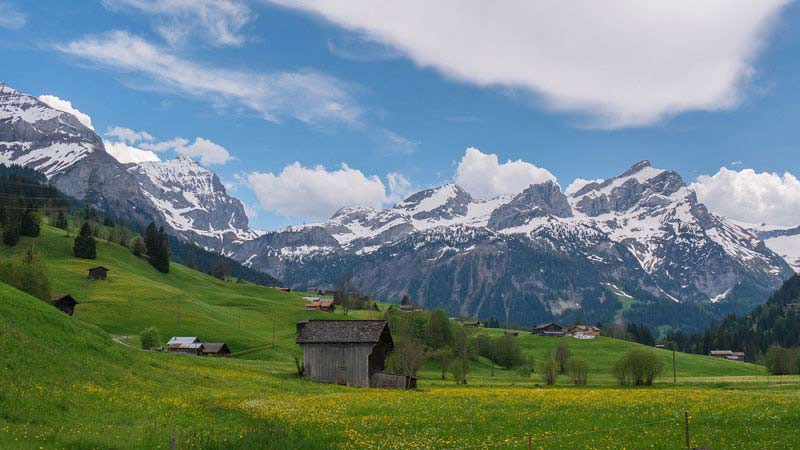
#> input picture landshaft-bernskikh-alp-v-yasniy-den_thumb.jpg, 800 x 450 px
$ python main.py
#> lines starting #> are read from the running program, lines starting #| are printed output that depends on the picture
import cv2
import logging


def computation_tile(height_map, machine_loc, tile_size=(50, 50)):

    """

    :param height_map: np array
    :param machine_loc: loc of machine in (y, x) format
    :param tile_size: tile size
    :return: tile include machine
    """

    logging.basicConfig(level=logging.INFO)

    tile_position = (machine_loc[0] - tile_size[0] // 2, machine_loc[1] - tile_size[1] // 2)  # top left coord

    new_position = list(tile_position)

    if tile_position[0] < 0 and tile_position[1] < 0:

        new_position[0] = 0
        new_position[1] = 0

        logging.info("top left of tile {}".format(new_position))

        return height_map[new_position[0]: new_position[0] + tile_size[0],
                          new_position[1]: new_position[1] + tile_size[1]]

    if tile_position[0] < 0:
        new_position[0] = 0

    if tile_position[1] < 0:
        new_position[1] = 0

    if tile_position[0] > height_map.shape[0] - tile_size[0] // 2 and \
            tile_position[1] > height_map.shape[1] - tile_size[1] // 2:

        new_position[0] = height_map.shape[0] - tile_size[0]
        new_position[1] = height_map.shape[1] - tile_size[1]

        logging.info("top left of tile {}".format(new_position))

        return height_map[new_position[0]: new_position[0] + tile_size[0] // 2,
                          new_position[1]: new_position[1] + tile_size[1] // 2]

    if tile_position[0] > height_map.shape[0] - tile_size[0]:
        new_position[0] = height_map.shape[0] - tile_size[0]

    if tile_position[1] > height_map.shape[1] - tile_size[1]:
        new_position[1] = height_map.shape[1] - tile_size[1]

    logging.info("top left of tile {}".format(new_position))

    tile = height_map[new_position[0]: new_position[0] + tile_size[0],
                      new_position[1]: new_position[1] + tile_size[1]]

    return tile


if __name__ == '__main__':
    map_size_h = 100
    map_size_w = 100
    image = cv2.imread("landshaft-bernskikh-alp-v-yasniy-den_thumb.jpg", 0)
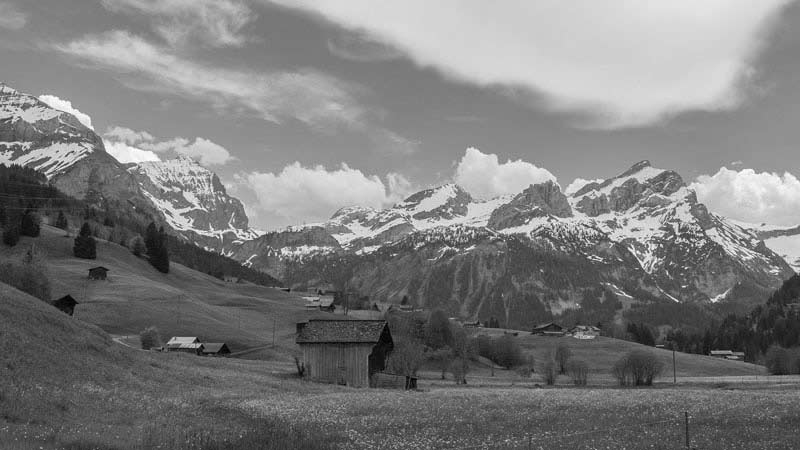
#> image: shape (450, 800); min 0, max 255, mean 124.1
    # 800 450
    point_x = 300
    point_y = 300

    # computation_tile(image, (point_y, point_x))
    computation_tile(image, (point_y, point_x), (map_size_h, map_size_w))
#> in computation_tile, `tile = height_map[new_position[0]: new_position[0] + tile_size[0], new..`:
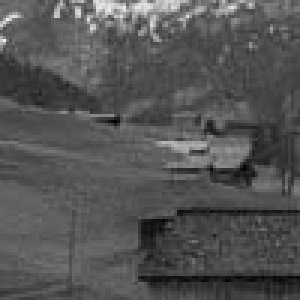
#> tile: shape (100, 100) (shown 3 times larger); min 1, max 240, mean 84.2

$ run again, with Heightmap.png saved as landshaft-bernskikh-alp-v-yasniy-den_thumb.jpg
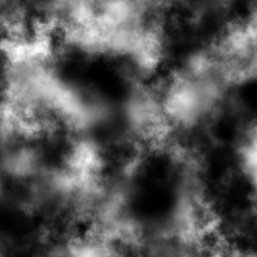
#> input picture Heightmap.png, 257 x 257 px
#> image is the input picture: shape (257, 257); min 0, max 254, mean 85.2
#> in computation_tile, `return height_map[new_position[0]: new_position[0] + tile_size[0] // 2..`:
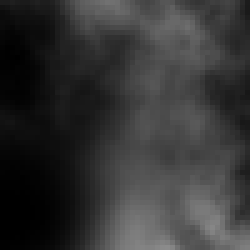
#> returned value: shape (50, 50) (shown 5 times larger); min 0, max 139, mean 52.6
